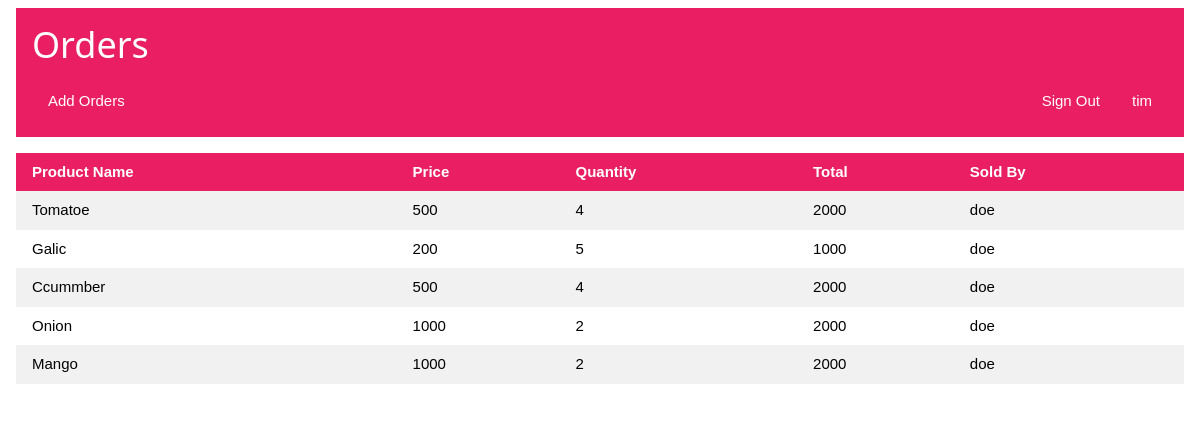
Screenshot of /orders.php (signed in) with the database file from the repository.
### tables this page shows
CREATE TABLE `orders` (
  `ID` int(11) NOT NULL,
  `OrderName` varchar(20) NOT NULL,
  `Price` int(11) NOT NULL,
  `Quantity` int(11) NOT NULL,
  `Total` int(11) NOT NULL,
  `UserID` int(11) DEFAULT NULL,
  `farmerID` int(11) NOT NULL
);

CREATE TABLE `users` (
  `ID` int(11) NOT NULL,
  `UserName` varchar(20) NOT NULL,
  `Email` varchar(100) NOT NULL,
  `Password` varchar(255) NOT NULL,
  `UserType` varchar(10) NOT NULL
);

### orders.php (the view, shortened to what this page needs)
<?php
require "database.php";
?>
<!DOCTYPE html>
<html lang="en">
<head>
    <link rel="stylesheet" href="./styles/w3.css">
</head>
<body>
    <div class="w3-container w3-padding">
        <div class="w3-container w3-pink">
            <h1>Orders</h1>
            <div class="w3-bar w3-margin-bottom">
                <a href="addorders.php" class="w3-bar-item w3-button w3-hover-pale-red">Add Orders</a>
                <?php
                $user = $_SESSION['user'];
                echo "<span class=\"w3-bar-item w3-right\">{$user}</span>";
                ?>
                <a href=" logout.php" class="w3-bar-item w3-button w3-pink w3-hover-pale-red w3-right">Sign Out</a>
            </div>
        </div>
        <div>
            <table class="w3-table w3-margin-top w3-striped w3-margin-bottom">
                <tr class="w3-pink">
                    <th>Product Name</th>
                    <th>Price</th>
                    <th>Quantity</th>
                    <th>Total</th>
                    <th>Sold By</th>
                </tr>
                <?php
                $query = "SELECT orders.OrderName, orders.Price, orders.Quantity, orders.Total, users.UserName FROM orders INNER JOIN users ON orders.UserID = users.ID WHERE users.UserType = 'farmer'";
                $result = mysqli_query($conn, $query);
                if ($result) {
                    if (mysqli_num_rows($result) > 0) {
                        while ($row = mysqli_fetch_assoc($result)) {
                            echo "<tr><td>{$row['OrderName']}</td>" . "<td>{$row['Price']}</td>" . "<td>{$row['Quantity']}</td>" . "<td>{$row['Total']}</td>" . "<td>{$row['UserName']}</td></tr>";
                        }
                    } else {
                        echo "<div class=\"w3-panel w3-pale-red w3-display-container\"><span onclick=\"this.parentElement.style.display='none'\"class=\"w3-button w3-large w3-display-topright\">&times;</span><h3>Sorry!</h3><p>You have No Orders!</p></div>";
                    }
                }
                ?>
            </table>
        </div>
    </div>
</body>
</html>

### styles/w3.css (style rules this page uses)
html { box-sizing: border-box; }
*, *:before, *:after { box-sizing: inherit; }
html { -ms-text-size-adjust: 100%; -webkit-text-size-adjust: 100%; }
body { margin: 0; }
a { background-color: transparent; }
html, body { font-family: Verdana, sans-serif; font-size: 15px; line-height: 1.5; }
html { overflow-x: hidden; }
h1 { font-size: 36px; }
h1, h2, h3, h4, h5, h6 { font-family: "Segoe UI", Arial, sans-serif; font-weight: 400; margin: 10px 0; }
a { color: inherit; }
.w3-table, .w3-table-all { border-collapse: collapse; border-spacing: 0; width: 100%; display: table; }
.w3-striped tbody tr:nth-child(even) { background-color: #f1f1f1; }
.w3-table td, .w3-table th, .w3-table-all td, .w3-table-all th { padding: 8px 8px; display: table-cell; text-align: left; vertical-align: top; }
.w3-table th:first-child, .w3-table td:first-child, .w3-table-all th:first-child, .w3-table-all td:first-child { padding-left: 16px; }
.w3-btn, .w3-button { border: none; display: inline-block; padding: 8px 16px; vertical-align: middle; overflow: hidden; text-decoration: none; color: inherit; background-color: inherit; text-align: center; cursor: pointer; white-space: nowrap; }
.w3-btn, .w3-button { -webkit-touch-callout: none; -webkit-user-select: none; -khtml-user-select: none; -moz-user-select: none; -ms-user-select: none; user-select: none; }
.w3-bar { width: 100%; overflow: hidden; }
.w3-bar .w3-bar-item { padding: 8px 16px; float: left; width: auto; border: none; display: block; outline: 0; }
.w3-bar .w3-button { white-space: normal; }
.w3-container:after, .w3-container:before, .w3-panel:after, .w3-panel:before, .w3-row:after, .w3-row:before, .w3-row-padding:after, .w3-row-padding:before, .w3-cell-row:before, .w3-cell-row:after, .w3-clear:after, .w3-clear:before, .w3-bar:before, .w3-bar:after { content: ""; display: table; clear: both; }
.w3-container, .w3-panel { padding: 0.01em 16px; }
.w3-margin-top { margin-top: 16px !important; }
.w3-margin-bottom { margin-bottom: 16px !important; }
.w3-padding { padding: 8px 16px !important; }
.w3-right { float: right !important; }
.w3-pink, .w3-hover-pink:hover { color: #fff !important; background-color: #e91e63 !important; }

### rows the page displays
orders: OrderName "Tomatoe", Price "500", Quantity "4", Total "2000", UserID.UserName "doe"
orders: OrderName "Galic", Price "200", Quantity "5", Total "1000", UserID.UserName "doe"
orders: OrderName "Ccummber", Price "500", Quantity "4", Total "2000", UserID.UserName "doe"
orders: OrderName "Onion", Price "1000", Quantity "2", Total "2000", UserID.UserName "doe"
orders: OrderName "Mango", Price "1000", Quantity "2", Total "2000", UserID.UserName "doe"

### other values shown
$user "tim"
